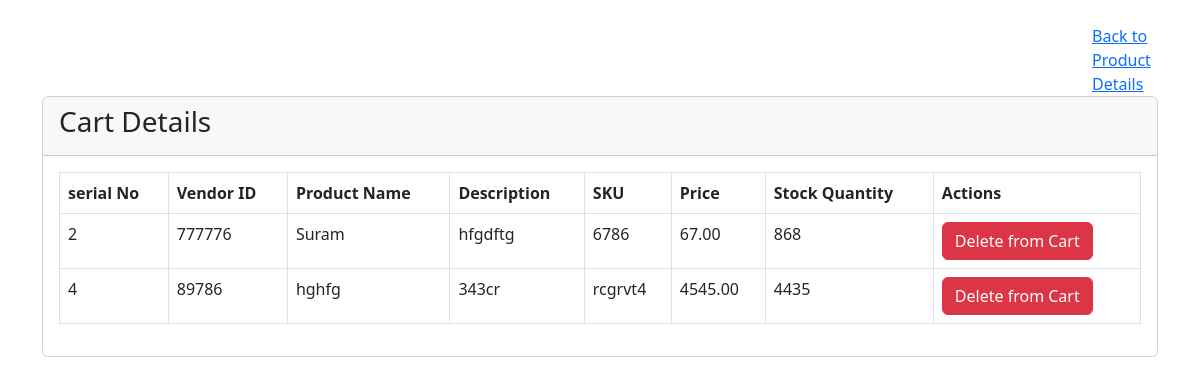
The page /view_cart.php on the database its author committed.
### tables this page shows
CREATE TABLE `cart` (
  `id` int(11) NOT NULL,
  `vendor_id` int(11) NOT NULL,
  `product_name` varchar(255) NOT NULL,
  `description` text NOT NULL,
  `sku` varchar(50) NOT NULL,
  `price` decimal(10,2) NOT NULL,
  `stock_quantity` int(11) NOT NULL
);

### view_cart.php (the view, shortened to what this page needs)
<?php
include 'bootstrap.php';
$connection = new mysqli("localhost", "root", "", "task3");
?>
<!DOCTYPE html>
<html>
<head>
</head>
<body>
    <div class="container mt-4">
        <div class="row">
            <div class="col-lg-12">
            <a type="submit" style="margin-left: 1050px;" href="customer.php">Back to Product Details</a>
                <div class="card">
                    <div class="card-header">
                        <h3 class="card-title">Cart Details</h3>
                    </div>
                    <div class="card-body">
                        <table class="table table-bordered">
                            <thead class="bg-dark text-light">
                                <tr>
                                    <th>serial No</th>
                                    <th>Vendor ID</th>
                                    <th>Product Name</th>
                                    <th>Description</th>
                                    <th>SKU</th>
                                    <th>Price</th>
                                    <th>Stock Quantity</th>
                                    <th>Actions</th>
                                </tr>
                            </thead>
                            <tbody>
                            <?php
                $sql = "SELECT * FROM cart";
                $result = mysqli_query($connection, $sql);
                    if($result->num_rows > 0){
                        while($productRow = $result->fetch_assoc()){
?>
                                <tr>
                                    <td><?php echo $productRow['id']; ?></td>
                                    <td><?php echo $productRow['vendor_id']; ?></td>
                                    <td><?php echo $productRow['product_name']; ?></td>
                                    <td><?php echo $productRow['description']; ?></td>
                                    <td><?php echo $productRow['sku']; ?></td>
                                    <td><?php echo $productRow['price']; ?></td>
                                    <td><?php echo $productRow['stock_quantity']; ?></td>
                                    <td>
                                        <div class="btn-group">
                                            <a class="btn btn-danger" type="submit" name="submit" value="submit" href="delete_cart.php?id=<?php echo $productRow['id']; ?>">Delete from Cart</a>
                                        </div>
                                    </td>
                                </tr>
                            <?php
                    }
                }
                ?>
                            </tbody>
                        </table>
                    </div>
                </div>
            </div>
        </div>
    </div>
</body>
</html>

### rows shown on the page
cart: id "2", vendor "777776", product_name "Suram", description "hfgdftg", sku "6786", price "67.00", stock_quantity "868"
cart: id "4", vendor "89786", product_name "hghfg", description "343cr", sku "rcgrvt4", price "4545.00", stock_quantity "4435"
